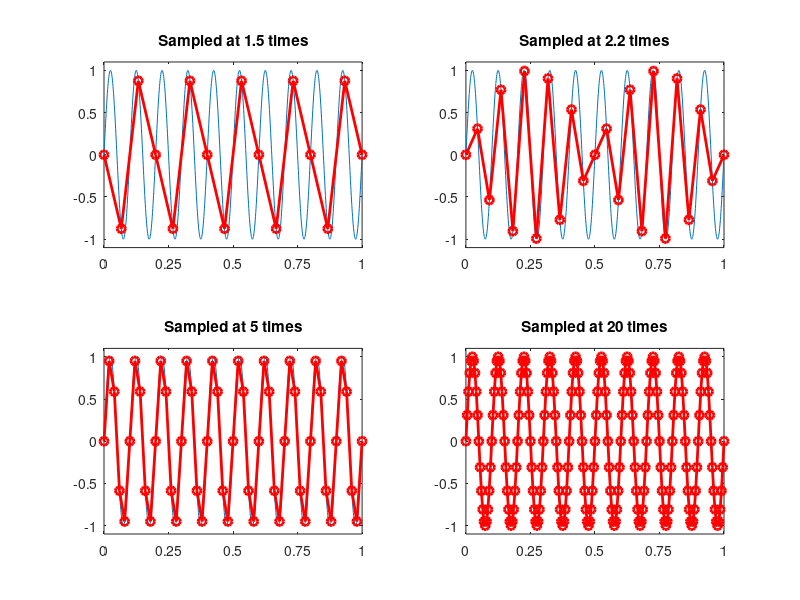

Recreate this plot in MATLAB.
%% Aliasing

%%
% Simulation parameters
srate  = 1000;
time   = 0:1/srate:1;
npnts  = length(time);
signal = sin(2*pi*5*time);

% Measurement parameters
msrate = 6; % hz
mtime  = 0:1/msrate:1;
midx   = dsearchn(time',mtime');

% Plot the time-domain signals
figure(2), clf
subplot(221)
plot(time,signal,'k','linew',3)
hold on
plot(time(midx),signal(midx),'mo','linew',2,'markerfacecolor','w','markersize',10)
set(gca,'ylim',[-1.1 1.1])
xlabel('time (s)'), ylabel('Amplitude')
title('Time domain')
legend({'"Analog"';'Sampled points'})

% Plot the power spectrum of the "analog" signal
subplot(222)
sigX = 2*abs(fft(signal,npnts)/npnts);
hz   = linspace(0,srate/2,floor(npnts/2)+1);
stem(hz,sigX(1:length(hz)),'k','linew',2,'markerfacecolor','k')
set(gca,'xlim',[0 20])
xlabel('Frequency (Hz)'), ylabel('amplitude')
title('Frequency domain of "analog" signal')

% Plot only the measured signal
subplot(223)
plot(time(midx),signal(midx),'m','linew',2,'markerfacecolor','w','markersize',10)
set(gca,'ylim',[-1.1 1.1])
title('Measured signal')
xlabel('Time (s)'), ylabel('amplitude')

% Amplitude spectrum
subplot(224)
sigX = 2*abs(fft(signal(midx),npnts)/length(midx));
hz   = linspace(0,msrate/2,floor(npnts/2)+1);
plot(hz,sigX(1:length(hz)),'k','linew',2,'markerfacecolor','k')
set(gca,'xlim',[0 20])
xlabel('Frequency (Hz)'), ylabel('amplitude')
title('Frequency domain of "analog" signal')

%% Related: getting close to the Nyquist
% Subsample a high-sampling rate sine wave (pretend it's a continuous wave)
srate = 1000;
t = 0:1/srate:1;
f = 10; % frequency of the sine wave Hz
d = sin(2*pi*f*t);

% "Measurement" sampling rates
srates = [15 22 50 200]; % in Hz

figure(2), clf
for si=1:4
    subplot(2,2,si)
    
    % Plot 'continuous' sine wave
    plot(t,d), hold on
    
    % Plot sampled sine wave
    samples = round(1:1000/srates(si):length(t));
    plot(t(samples),d(samples),'ro-','linew',2)
    
    title([ 'Sampled at ' num2str(srates(si)/f) ' times' ])
    set(gca,'ylim',[-1.1 1.1],'xtick',0:.25:1)
end

%% end.